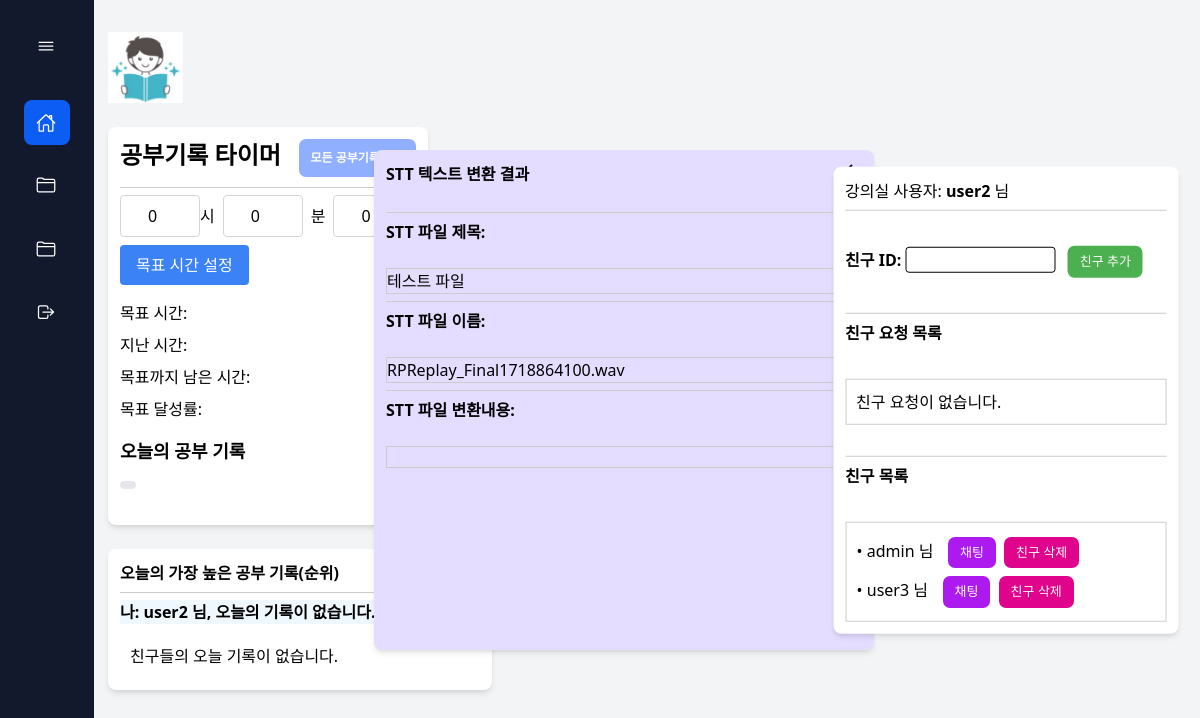
The page /summary/stt_view/자바/1주차 수업/18/ (signed in) on the database its author committed.
### summary/models.py (models this page shows, shortened)
class UploadFile_summary(models.Model):
    user = models.ForeignKey(User, on_delete=models.CASCADE, null=True)
    chapter = models.ForeignKey(LectureChapter, on_delete=models.CASCADE, null=True)
    file_title = models.CharField(max_length=50, default="")
    file_name = models.FileField(null=True)

### user/models.py (models this page shows, shortened)
class Friendship(models.Model):
    user = models.ForeignKey(User, related_name='friendships', on_delete=models.CASCADE)
    friend = models.ForeignKey(User, related_name='friends', on_delete=models.CASCADE)
    created_at = models.DateTimeField(auto_now_add=True)
    class Meta:
        constraints = [
            models.UniqueConstraint(fields=['user', 'friend'], name='unique_friendship')
        ]

### summary/views.py (the view)
# urls.py: path('stt_view/<str:lecture_name>/<str:chapter_name>/<int:file_id>/', views.stt_view, name='stt_view'),
def stt_view(request, lecture_name, chapter_name, file_id):
    audio_file = get_object_or_404(UploadFile_summary, pk=file_id)
    text = stt(audio_file.file_name.path)
    chapter = LectureChapter.objects.filter(lecture__title=lecture_name, chapter_name=chapter_name).first()
    user = request.user
    lecture_chapters = LectureChapter.objects.filter(user=user).select_related('lecture').order_by('lecture__title')
    if not chapter:
        raise Http404("챕터를 찾을 수 없습니다.")
    lectures = []
    for chapter_obj in lecture_chapters:
        lecture_title = chapter_obj.lecture.title
        chapter_name = chapter_obj.chapter_name
        lecture_url = reverse('user:lecture_detail', kwargs={'lecture_name': lecture_title})
        chapter_url = reverse('upload:chapter_detail', kwargs={'lecture_name': lecture_title, 'chapter_name': chapter_name})
        if not any(lecture['lecture'] == lecture_title for lecture in lectures):
            lectures.append({'lecture': lecture_title, 'chapters': []})
        lectures[-1]['chapters'].append({'chapter_name': chapter_name, 'chapter_url': chapter_url, 'lecture_url': lecture_url})
    friend_requests = FriendRequest.objects.filter(to_user=request.user)
    user = request.user
    friends = Friendship.objects.filter(user=user).select_related('friend')
    user_timezone = pytz.timezone('Asia/Seoul')  # 사용자의 시간대로 설정
    today = timezone.now().astimezone(user_timezone).date()
    start_of_day = timezone.make_aware(datetime.combine(today, datetime.min.time()))
    end_of_day = start_of_day + timedelta(days=1)
    sessions = Study_TimerSession.objects.filter(user=request.user).order_by('-date')
    for session in sessions:
        session.records = convert_to_timedelta(session.records)
    today_sessions = sessions.filter(date__date=today)
    today_record_value = None
    today_record = None  # today_record 변수를 미리 정의
    if today_sessions:
        today_record = max(today_sessions, key=lambda session: session.records)
        today_record_value = convert_to_timedelta(today_record.records)  # timedelta로 변환
    friends_records = []
    for friendship in friends:
        friend = friendship.friend
        friend_today_sessions = Study_TimerSession.objects.filter(user=friend, date__range=(start_of_day, end_of_day))
        if friend_today_sessions:
            best_record = max(friend_today_sessions, key=lambda session: session.records)
            friends_records.append((friend.username, convert_to_timedelta(best_record.records)))
    if today_record_value:
        friends_records.append((user.username, today_record_value))
    friends_records.sort(key=lambda x: x[1], reverse=True)
    context = {
        'chapter': chapter,
        'lectures': lectures,
        'chapter_name': chapter_name,
        'request_user': user,
        'friend_requests': friend_requests,
        'friends': friends,
        'lectures': lectures,
        'today_record': today_record,
        'friends_records': friends_records,
        'text': text,
        'audio_file': audio_file,
    }
    return render(request, 'summary/show_stt.html', context)

### summary/views.py (called while the page is built)
def convert_to_timedelta(record):
    hours, minutes, seconds = map(int, record.split(':'))
    return timedelta(hours=hours, minutes=minutes, seconds=seconds)

def stt(file_path):
    r = sr.Recognizer()
    with sr.AudioFile(file_path) as source:
        audio = r.record(source)
    try:
        text = r.recognize_google(audio, language='ko')
        return text
    except sr.UnknownValueError:
        return '인식 실패'
    except sr.RequestError as e:
        return f"요청 실패: {e}"

### summary/templates/summary/show_stt.html (shortened to what this page needs)
{% load static %}
{% block content %}
<!DOCTYPE html>
<html lang="ko">
<head>
    <link rel="stylesheet" href="https://cdnjs.cloudflare.com/ajax/libs/font-awesome/6.0.0-beta3/css/all.min.css">
</head>
<body class="bg-gray-100">
    {% include "user/lecture_sidebar.html" %}
    <br>
    {% include "user/friend_record.html" %}
    <div class="lecture-box4 p-3 rounded-lg shadow-md" style="background-color: #e5ddff">
        <div>
            <h1><b>STT 텍스트 변환 결과</b>
            <a href="{% url 'summary:AI_summarypage' lecture_name=chapter.lecture.title chapter_name=chapter.chapter_name %}">
                <ion-icon name="arrow-back-outline" class="lecture_urllink2 nav__toggle2 study-partner-backion" id="back-toggle" style="color: #000;"></ion-icon>
            </a>
            </h1>
        </div><br>
        <hr style="border-top: 0.5px solid #ccc; width: 100%; margin: 7px 0;">
        <h3><b>STT 파일 제목:</b></h3><br>
        <div style="border: 1px solid #ccc;">
            <h2>{{ audio_file.file_title }}</h2>
        </div>
        <hr style="border-top: 0.5px solid #ccc; width: 100%; margin: 7px 0;">
        <h3><b>STT 파일 이름:</b></h3><br>
        <div style="border: 1px solid #ccc;">
            <h2>{{ audio_file.file_name.name }}</h2>
        </div>
        <hr style="border-top: 0.5px solid #ccc; width: 100%; margin: 7px 0;">
        <h3>
            <b>STT 파일 변환내용:</b>
        </h3><br>
        <div class="show_stt-container">
        </div>
    </div><br>
    <div class="lecture-box2">
        {% include "user/friend.html" %}
    </div>
</body>
</html>
{% endblock %}

### user/templates/user/friend_record.html (shortened to what this page needs)
{% load static %}
{% block content %}
<!DOCTYPE html>
<html lang="ko">
<head>
</head>
<body class="bg-gray-100">
    <div class="max-w-sm bg-white p-3 rounded-lg shadow-md">
        <h3><b>오늘의 가장 높은 공부 기록(순위)</b></h3>
        <hr style="border-top: 0.5px solid #ccc; width: 100%; margin: 7px 0;">
        {% if today_record %}
            <p class="my-record">
                나: <b>{{ request_user.username }}</b> 님, 오늘의 최고 기록: <b>{{ today_record.records }}</b>
            </p>
        {% else %}
            <p class="my-record">
                나: <b>{{ request_user.username }}</b> 님, 오늘의 기록이 없습니다.
            </p>
        {% endif %}
        <div class="record-container">
            {% if friends_records %}
                <ul style="list-style-type: none; padding-left: 0;">
                    {% for friend_username, best_record in friends_records %}
                        <li class="{% if friend_username == request_user.username %}highlight{% endif %}">
                            <span>{{ forloop.counter }}등:</span> <b>{{ friend_username }}</b> 님, 오늘의 최고 기록: <b>{{ best_record }}</b>
                        </li>
                    {% endfor %}
                </ul>
            {% else %}
                <p>친구들의 오늘 기록이 없습니다.</p>
            {% endif %}
        </div>
    </div>
</body>
</html>
{% endblock %}

### user/templates/user/friend.html (shortened to what this page needs)
{% load static %}
{% block content %}
<!DOCTYPE html>
<html lang="ko">
<head>
</head>
<body class="bg-gray-100">
    <div class="max-w-sm bg-white p-3 rounded-lg shadow-md">
    <span>강의실 사용자: <b>{{ request.user.username }}</b> 님</span><br>
    <hr style="border-top: 0.8px solid #ccc; width: 100%; margin: 7px 0;">
    <br>
        <form id="add-friend-form" method="POST" action="{% url 'user:send_friend_request' %}">
            <label for="friend_id"><b>친구 ID:</b></label>
            <input type="text" id="friend_id" name="friend_id" required>
            <button type="button" id="add-friend-btn"
                style="background-color: #4CAF50; border: none; color: white; padding: 6px 12px; text-align: center; text-decoration: none;
                    display: inline-block; font-size: 13px; margin: 4px 2px; cursor: pointer;border-radius: 7px;">친구 추가</button>
        </form>
    <br>
    <hr style="border-top: 0.5px solid #ccc; width: 100%; margin: 7px 0;">
    <h3><b>친구 요청 목록</b></h3><br>
    <div class="friend_request-container">
    {% if friend_requests %}
    {% for friend_request in friend_requests %}
        <p><b>{{ friend_request.from_user.username }}님</b>으로부터 친구 요청이 도착했습니다.</p>
    <div style="display: flex; align-items: center;">
        <form method="POST" action="{% url 'user:accept_friend_request' friend_request.id %}" style="margin-right: 10px;">
            {% csrf_token %}
            <button type="submit"
                    style="background-color: #43afc7; border: none; color: white; padding: 6px 12px; text-align: center; text-decoration: none; font-size: 13px; cursor: pointer; border-radius: 7px;">친구 요청 수락</button>
        </form>
        <form id="reject-form-{{ friend_request.id }}" method="POST" action="{% url 'user:reject_friend_request' friend_request.id %}">
            {% csrf_token %}
            <button type="button" onclick="confirmReject('{{ friend_request.id }}')"
                    style="background-color: #fd7f1e; border: none; color: white; padding: 6px 12px; text-align: center; text-decoration: none;
                          font-size: 13px; cursor: pointer; border-radius: 7px;">친구 요청 거절</button>
        </form>
    </div>
    {% endfor %}
    {% else %}
        <p>친구 요청이 없습니다.</p>
    {% endif %}
    </div>
    <br>
    <hr style="border-top: 0.5px solid #ccc; width: 100%; margin: 7px 0;">
        {% if friends %}
            <h3><b>친구 목록</b></h3><br>
            <div class="friend_list-container">
            <ul>
                {% for friendship in friends %}
                    <li>
                        • {{ friendship.friend.username }} 님
                        <form id="delete-form-{{ friendship.friend.id }}" method="POST" action="{% url 'user:delete_friend' friendship.friend.id %}" style="display:inline;">
                            <a href="{% url 'chatting:private_chat_room' user_id=friendship.friend.id %}"
                               style="background-color: #ac1aef; border: none; color: white; padding: 6px 12px; text-align: center; text-decoration: none;
                                       display: inline-block; font-size: 13px; margin: 4px 2px; cursor: pointer; border-radius: 7px; text-decoration: none;">채팅
                            </a>
                            <button type="button" onclick="confirmDelete('{{ friendship.friend.id }}')"
                                style="background-color: #df048b; border: none; color: white; padding: 6px 12px; text-align: center; text-decoration: none;
                                        display: inline-block; font-size: 13px; margin: 4px 2px; cursor: pointer;border-radius: 7px;">친구 삭제
                            </button>&nbsp;
                        </form>
                    </li>
                {% endfor %}
            </ul>
        {% else %}
        <h3><b>친구 목록</b></h3><br>
            <p>친구가 없습니다.</p>
        {% endif %}
            </div>
    </div>
</body>
</html>
{% endblock %}

### static/css/lecture.css (style rules this page uses)
:root { --nav--width: 93.7px; --first-color: #0c5df4; --bg-color: #12192c; --sub-color: #b6cefc; --white-color: #fff; --body-font: 'Poppins', sans-serif; --normal-font-size: 1rem; --small-font-size: .875rem; --z-fixed: 100; }
body { position: relative; margin: 0; padding: 2rem 0 0 6.75rem; font-family: var(--body-font); font-size: var(--normal-font-size); transition: .5s; }
h1 { margin: 0; }
ul { margin: 0; padding: 0; list-style: none; }
a { text-decoration: none; }
.nav__toggle2 { font-size: 1.25rem; padding: 0; cursor: pointer; margin-left: auto; }
.lecture_urllink2 { color: white; text-decoration: none; }
.study-partner-backion { display: flex; justify-content: space-between; align-items: center; margin-top: -25px; }

### static/css/lecture_form.css (style rules this page uses)
.lecture-box2 { position: fixed; top: 50%; left: 83.8%; width: 425px; padding: 2.5rem; transform: translate(-50%, -50%); box-sizing: border-box; border-radius: 10px; z-index: 1000; }
.lecture-box4 { position: fixed; top: 50%; left: 52%; width: 500px; height: 500px; padding: 2.5rem; transform: translate(-50%, -50%); box-sizing: border-box; border-radius: 10px; z-index: 1000; }

### summary/templates/summary/show_stt.html (style rules this page uses)
.show_stt-container { max-height: 180px; overflow-y: auto; border: 1px solid #ccc; padding: 10px; margin-right: 3.5px; }

### user/templates/user/friend_record.html (style rules this page uses)
input#friend_id { background-color: white; border: 0.7px solid black; border-radius: 3.5px; }
.my-record { background-color: #f0f8ff; font-weight: bold; }
.record-container { max-height: 70px; overflow-y: auto; padding: 10px; margin-top: 10px; }

### user/templates/user/friend.html (style rules this page uses)
input#friend_id { background-color: white; border: 0.7px solid black; border-radius: 3.5px; width: 150px; margin-right: 6px; }
.friend_request-container { max-height: 70px; overflow-y: auto; border: 1px solid #ccc; padding: 10px; margin-top: 10px; }
.friend_list-container { max-height: 100px; overflow-y: auto; border: 1px solid #ccc; padding: 10px; margin-top: 10px; }

### rows shown on the page
UploadFile_summary: file_title "테스트 파일", file_name.name "RPReplay_Final1718864100.wav"
Friendship: friend.username "admin"
Friendship: friend.username "user3"

### other values the page prints
{{ request_user.username }} "user2"
{{ request.user.username }} "user2"
